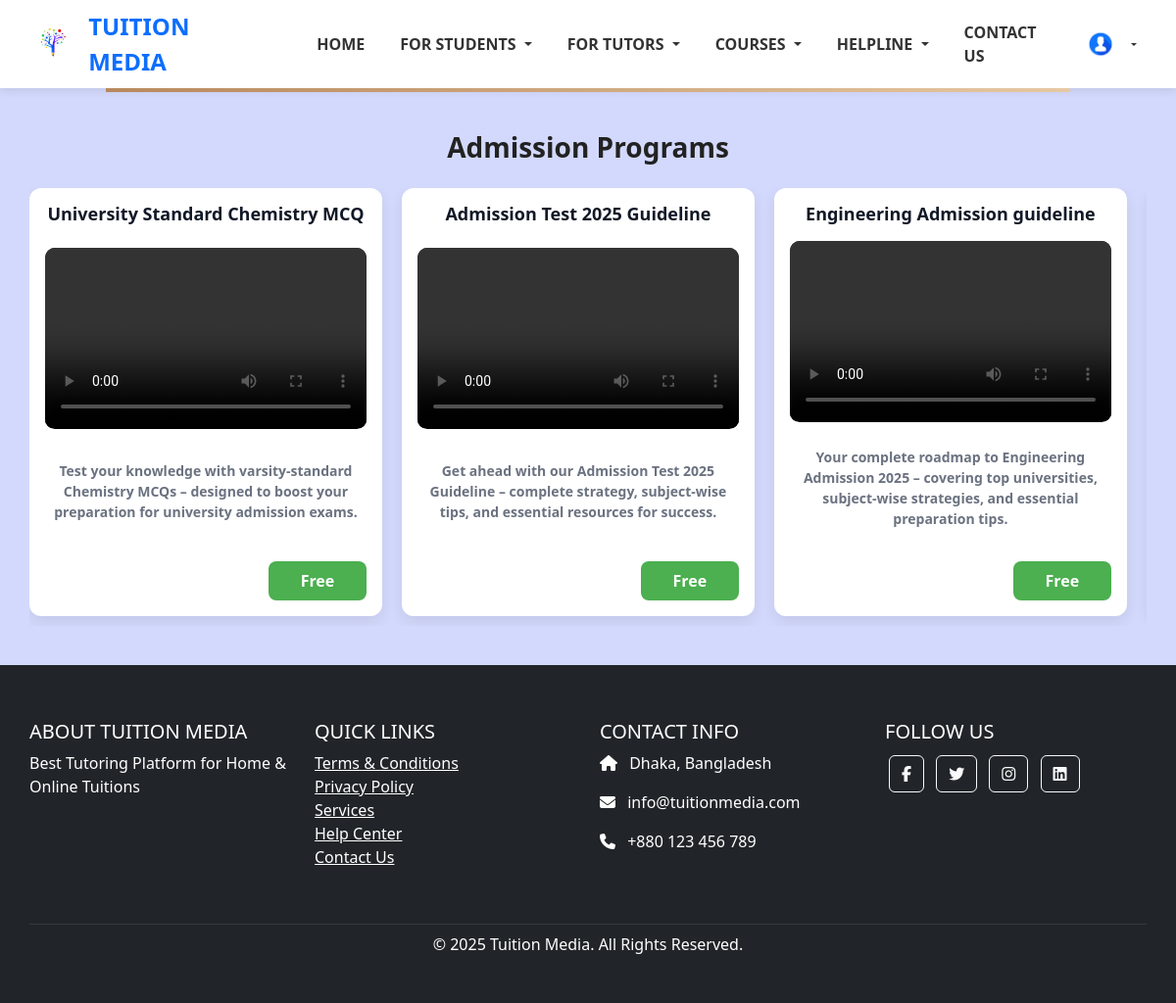
/admission_programs/ (signed in), run on the app's committed database.
### courses/models.py (models this page shows, shortened)
class AdmissionProgram(models.Model):
    title = models.CharField(max_length=255)
    description = models.TextField()
    video_file = models.FileField(upload_to='admission_videos/')
    created_at = models.DateTimeField(auto_now_add=True,blank=True,null=True)

### courses/views.py (the view)
def admission_programs(request):
    videos = AdmissionProgram.objects.all()
    return render(request, 'courses/admission_programs.html', {'videos': videos})

### template/courses/admission_programs.html (shortened to what this page needs)
{% extends 'base.html' %}
{% block content %}
<div class="container">
  <h2 class="heading">Admission Programs</h2>
  {% if videos %}
    <div class="scroll-row">
      {% for video in videos %}
        <div class="video-card" onclick="toggleZoom(event)">
          <h3 class="video-title">{{ video.title }}</h3>
          <div class="video-container">
            <video controls>
              <source src="{{ video.video_file.url }}" type="video/mp4">
            </video>
          </div>
          <p class="video-description"><strong>{{ video.description }}</strong></p>
          <div class="green-rectangle">
            Free
          </div>
        </div>
      {% endfor %}
    </div>
  {% else %}
    <p style="text-align: center; color: #888;">No videos uploaded yet.</p>
  {% endif %}
</div>
{% endblock %}

### static/CSS/navbar.css (style rules this page uses)
body { margin: 0; font-family: 'Segoe UI', sans-serif; background-color: #d3d9fc }

### template/courses/admission_programs.html (style rules this page uses)
body { font-family: 'Segoe UI', sans-serif; }
.container { max-width: 100%; margin: 40px auto; padding: 0 30px; position: relative; }
.heading { font-size: 28px; font-weight: bold; color: #222; margin-bottom: 24px; text-align: center; }
.scroll-row { display: flex; gap: 20px; padding-bottom: 10px; overflow-x: auto; scroll-snap-type: x mandatory; scroll-behavior: smooth; }
.video-card { flex: 0 0 auto; width: calc(33.33% - 20px); background-color: #fff; border-radius: 12px; box-shadow: 0 6px 16px rgba(0,0,0,0.08); padding: 16px; scroll-snap-align: start; cursor: pointer; transition: transform 0.15s ease-in-out; display: flex; flex-direction: column; justify-content: space-between; }
.video-title { font-size: 18px; font-weight: bold; color: #111827; margin-bottom: 10px; text-align: center; }
.video-container { position: relative; padding-bottom: 56.25%; height: 0; overflow: hidden; border-radius: 10px; background-color: #000; margin-bottom: 10px; }
.video-container video { position: absolute; top: 0; left: 0; width: 100%; height: 100%; transition: transform 0.15s ease-in-out; }
.video-description { font-size: 14px; color: #6b7280; text-align: center; margin-top: 8px; }
.video-description strong { font-weight: bold; }
.green-rectangle { width: 100px; height: 40px; background-color: #4caf50; border-radius: 8px; color: white; font-weight: bold; font-size: 16px; display: flex; justify-content: center; align-items: center; margin-left: auto; margin-top: 10px; }

### data on the page
AdmissionProgram: title "University Standard Chemistry MCQ", description "Test your knowledge with varsity-standard Chemistry MCQs – designed to boost your preparation for university admission exams."
AdmissionProgram: title "Admission Test 2025 Guideline", description "Get ahead with our Admission Test 2025 Guideline – complete strategy, subject-wise tips, and essential resources for success."
AdmissionProgram: title "Engineering Admission guideline", description "Your complete roadmap to Engineering Admission 2025 – covering top universities, subject-wise strategies, and essential preparation tips."
